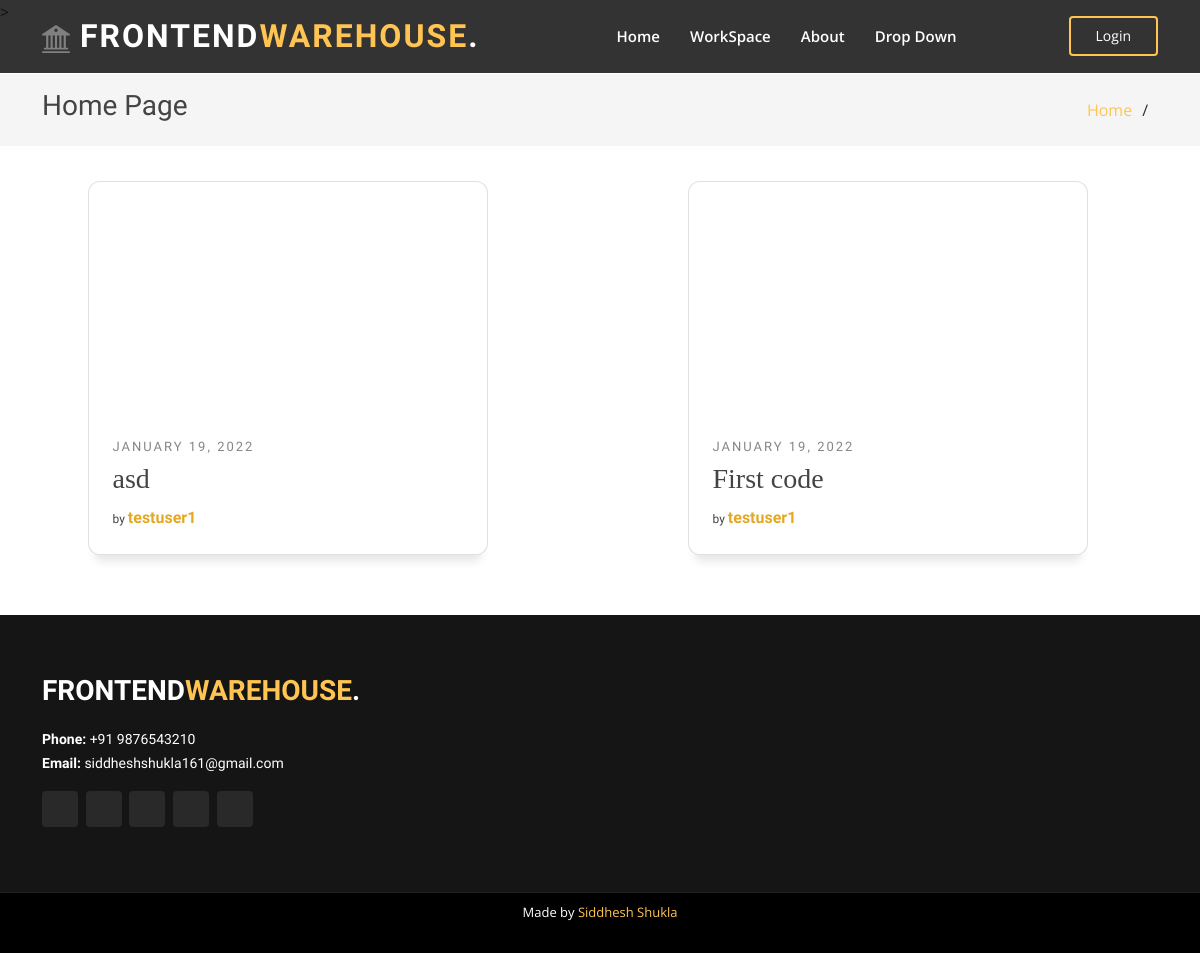
The app's page /, older data.
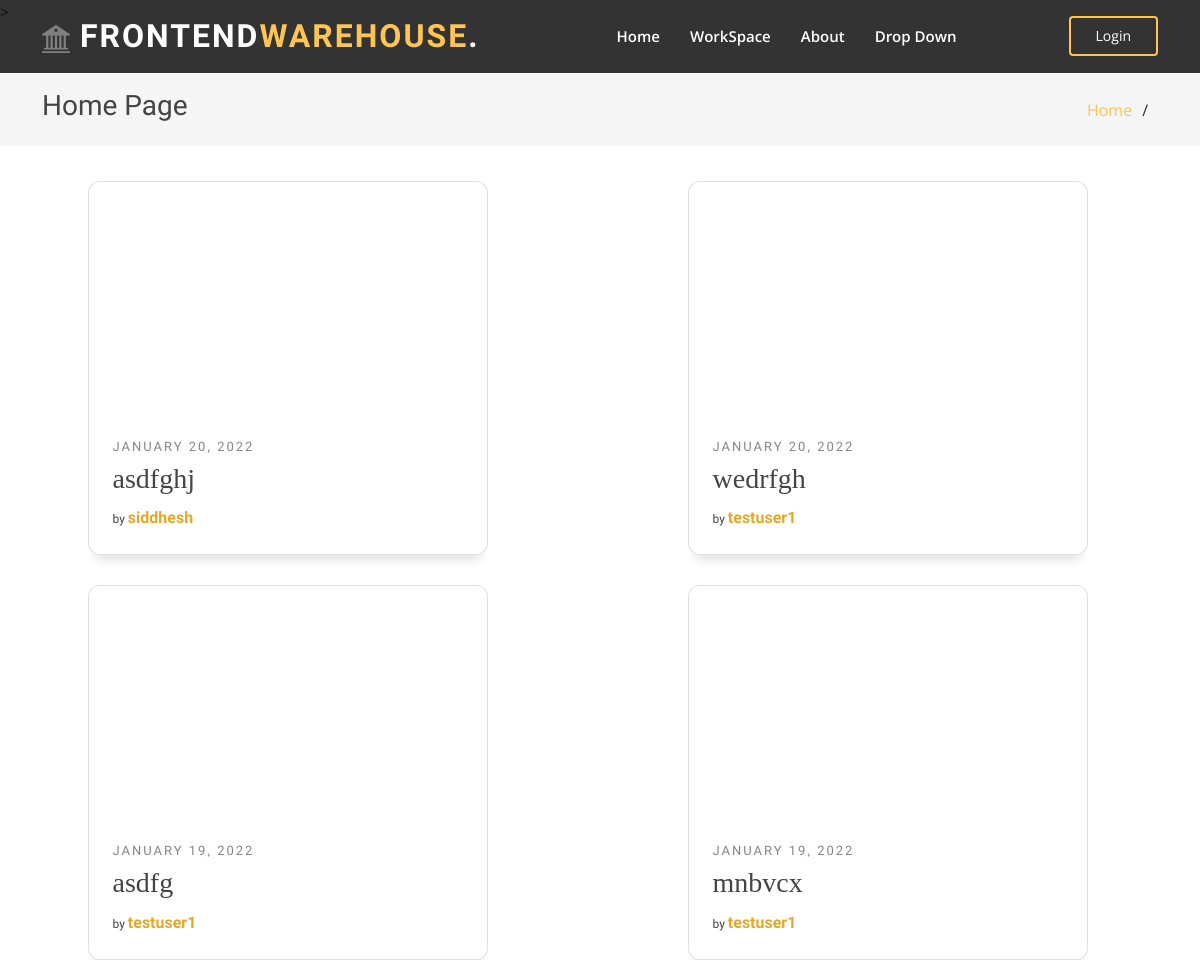
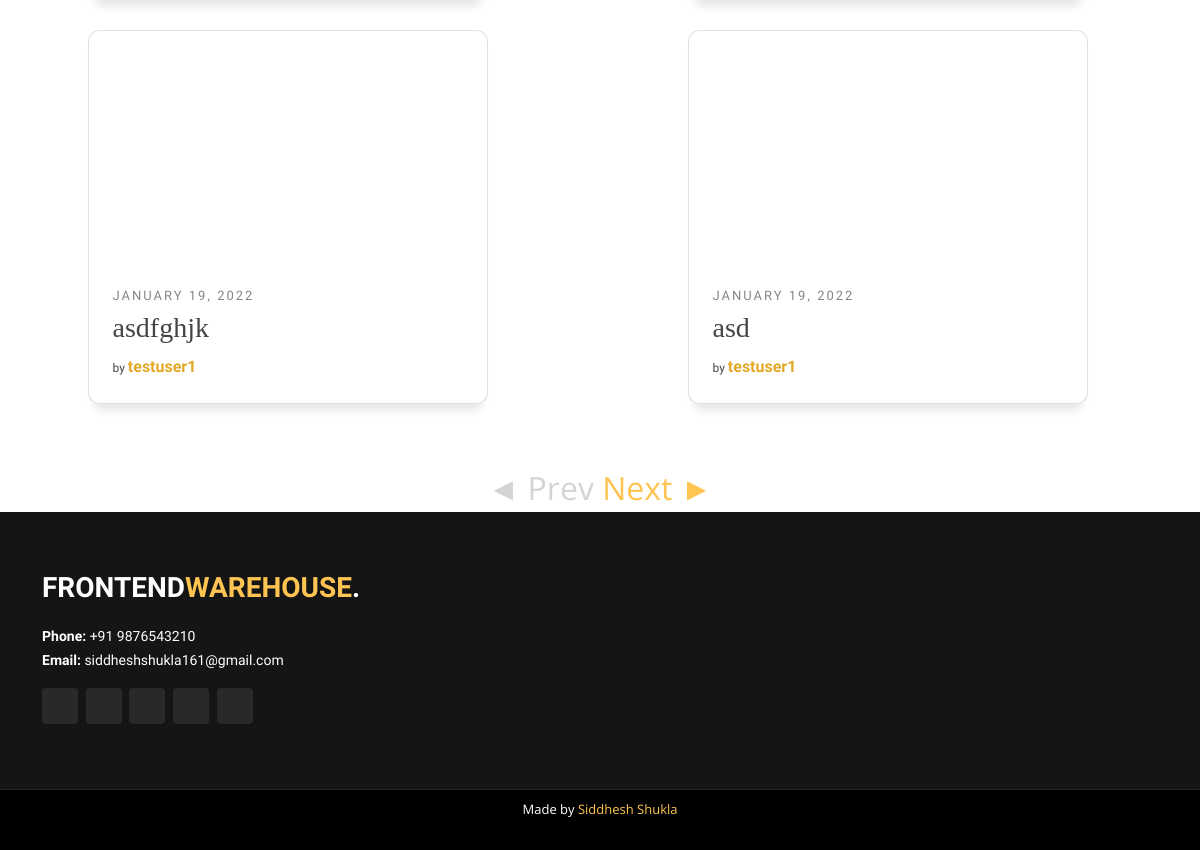
The same page, newer data (2 pictures, top to bottom).
### main/models.py (models this page shows, shortened)
class Post(models.Model):
    title = models.CharField(max_length=100)
    html = models.TextField()
    css = models.TextField()
    date_posted = models.DateTimeField(default=timezone.now)
    author = models.ForeignKey(User, on_delete=models.CASCADE)
    image = models.ImageField(default='default.png', upload_to='post_pics')

### main/views.py (the view)
# urls.py: path('', PostListView.as_view(), name='home'),
class PostListView(ListView):
    model = Post
    template_name = 'main/index.html'
    context_object_name = 'posts'
    ordering = ['-date_posted']
    paginate_by = 6

### main/templates/main/index.html (shortened to what this page needs)
{% extends "main/base.html" %} {% block content_1 %}
      <section class="breadcrumbs">
        <div class="container">
          <div class="d-flex justify-content-between align-items-center">
            <h2>Home Page</h2>
            <ol>
              <li><a href="{% url 'home' %}">Home</a></li>
              <li></li>
            </ol>
          </div>
        </div>
      </section>
<section class="cards">
  {% for post in posts %}
  <article
    class="card card--1"
    styles="background:url('media/{{ post.image }}');"
  >
    <a href="#" class="card_link">
      <div
        class="card_img--hover"
        styles="background-image:url('media/{{ post.image }}');"
      ></div>
    </a>
    <div class="card_info">
      <span class="card_category"> {{ post.date_posted|date:"F d, Y" }}</span>
      <h3 class="card_title">{{post.title}}</h3>
      <span class="card_by">
        by
        <a href="#" class="card_author" title="author">{{ post.author }}</a>
      </span>
    </div>
  </article>
  {% endfor %}
</section>
{% if is_paginated %}
<div style="width: 100%; text-align: center; font-size: 2rem; font-weight: 400">
  {% if page_obj.has_previous %}
  <a href="?page={{ page_obj.prev_page_number }}">◄ Prev</a>
  {% else %}
  <a href="#" style="color: rgb(212, 212, 212)">◄ Prev</a>
  {% endif %}
  {% if page_obj.has_next %}
  <a href="?page={{ page_obj.next_page_number }}">Next ►</a>
  {% else %}
  <a href="#" style="color: rgb(212, 212, 212)">Next ►</a>
  {% endif %}
</div>
{% endif %} {% endblock content_1 %}

### main/templates/main/base.html (shortened to what this page needs)
{% load static %}
<!DOCTYPE html>
<html lang="en">
  <head>
    <link
      rel="stylesheet"
      href="https://maxcdn.bootstrapcdn.com/bootstrap/4.0.0/css/bootstrap.min.css"
    />
    <link href="{% static 'main/bootstrap.min.css' %}" rel="stylesheet" />
    <link href="{% static 'main/styles.css' %}" rel="stylesheet" />
    <link rel="stylesheet" href="{% static 'main/cardStyles.css' %}" />
  </head>
  <body>
    <header id="header" class="fixed-top header-inner-pages">
      <div
        class="container d-flex align-items-center justify-content-lg-between"
      >
        <h1 class="logo me-auto me-lg-0">
          <a href="{% url 'home' %}">Frontend<span>Warehouse</span>.</a>
        </h1>
        <nav id="navbar" class="navbar order-last order-lg-0">
          <ul>
            <li>
              <a class="nav-link scrollto" href="{% url 'home' %}">Home</a>
            </li>
            <li>
              <a class="nav-link scrollto" href="{% url 'workspace' %}"
                >WorkSpace</a
              >
            </li>
            <li><a class="nav-link scrollto" href="#">About</a></li>
            <li class="dropdown">
              <a href="#"
                ><span>Drop Down</span> </a>
            </li>
          </ul>
        </nav>
        {% if user.is_authenticated %}
        <a href="{% url 'profile' %}" class="get-started-btn scrollto"
          >Profile</a
        >
        {% else %}
        <a href="{% url 'signup-signin' %}" class="get-started-btn scrollto"
          >Login</a
        >
        {% endif %}
      </div>
    </header>
    <main id="main">
      {% block content_1 %} {% endblock %}
    </main>
    <footer id="footer">
      <div class="footer-top">
        <div class="container">
          <div class="row">
            <div class="col-lg-3 col-md-6">
              <div class="footer-info">
                <h3>Frontend<span>Warehouse</span>.</h3>
                <p>
                  <strong>Phone:</strong> +91 9876543210<br />
                  <strong>Email:</strong> siddheshshukla161@gmail.com<br />
                </p>
                <div class="social-links mt-3">
                  <a
                    href="https://www.facebook.com/siddhesh.shukla.505/"
                    class="facebook"
                    ></a>
                  <a
                    href="https://www.instagram.com/siddhesh_shukla_/"
                    class="instagram"
                    ></a>
                  <a href="#" class="twitter"></a>
                  <a
                    href="https://www.linkedin.com/in/siddhesh-shukla-a63824212/"
                    class="linkedin"
                    ></a>
                  <a href="https://github.com/Siddhesh-Shukla" class="linkedin">
                  </a>
                </div>
              </div>
            </div>
          </div>
        </div>
      </div>
      <div class="container">
        <div class="credits">
          Made by
          <a href="https://github.com/Siddhesh-Shukla">Siddhesh Shukla</a>
        </div>
      </div>
    </footer>
  </body>
</html>

### main/static/main/styles.css (style rules this page uses)
body { font-family: "Open Sans", sans-serif; color: #444444; }
a { color: #ffc451; text-decoration: none; }
h1, h2, h3, h4, h5, h6 { font-family: "Raleway", sans-serif; }
#header { transition: all 0.5s; z-index: 997; padding: 15px 0; }
#header.header-scrolled, #header.header-inner-pages { background: rgba(0, 0, 0, 0.8); }
#header .logo { font-size: 32px; margin: 0; padding: 0; line-height: 1; font-weight: 700; letter-spacing: 2px; text-transform: uppercase; }
#header .logo a { color: #fff; }
#header .logo a span { color: #ffc451; }
.get-started-btn { color: #fff; border-radius: 4px; padding: 7px 25px 8px 25px; white-space: nowrap; transition: 0.3s; font-size: 14px; display: inline-block; border: 2px solid #ffc451; }
.navbar { padding: 0; }
.navbar ul { margin: 0; padding: 0; display: flex; list-style: none; align-items: center; }
.navbar li { position: relative; }
.navbar a, .navbar a:focus { display: flex; align-items: center; justify-content: space-between; padding: 10px 0 10px 30px; font-size: 15px; font-weight: 600; color: #fff; white-space: nowrap; transition: 0.3s; }
section { padding: 60px 0; overflow: hidden; }
.breadcrumbs { padding: 15px 0; background: whitesmoke; min-height: 40px; margin-top: 50px; }
.breadcrumbs h2 { font-size: 28px; font-weight: 400; }
.breadcrumbs ol { display: flex; flex-wrap: wrap; list-style: none; padding: 0; margin: 0; }
.breadcrumbs ol li + li { padding-left: 10px; }
.breadcrumbs ol li + li::before { display: inline-block; padding-right: 10px; color: #2f2f2f; content: "/"; }
#footer { background: black; padding: 0 0 30px 0; color: #fff; font-size: 14px; }
#footer .footer-top { background: #151515; border-bottom: 1px solid #222222; padding: 60px 0 30px 0; }
#footer .footer-top .footer-info { margin-bottom: 30px; }
#footer .footer-top .footer-info h3 { font-size: 28px; margin: 0 0 20px 0; padding: 2px 0 2px 0; line-height: 1; font-weight: 700; text-transform: uppercase; }
#footer .footer-top .footer-info h3 span { color: #ffc451; }
#footer .footer-top .footer-info p { font-size: 14px; line-height: 24px; margin-bottom: 0; font-family: "Raleway", sans-serif; color: #fff; }
#footer .footer-top .social-links a { font-size: 18px; display: inline-block; background: #292929; color: #fff; line-height: 1; padding: 8px 0; margin-right: 4px; border-radius: 4px; text-align: center; width: 36px; height: 36px; transition: 0.3s; }
#footer .credits { padding-top: 10px; text-align: center; font-size: 13px; color: #fff; }

### main/static/main/cardStyles.css (style rules this page uses)
.cards { width: 100%; display: flex; justify-content: space-around; flex-wrap: wrap; margin-top: -55px; }
.cards > * { margin-top: 30px; }
.card--1 .card_img, .card--1 .card_img--hover { background-image: url("https://cdn.pixabay.com/photo/2015/05/19/07/44/browser-773215_640.png"); }
.card_img--hover { transition: 0.2s all ease-out; background-size: cover; background-position: center; background-repeat: no-repeat; width: 100%; position: absolute; height: 235px; border-top-left-radius: 12px; border-top-right-radius: 12px; top: 0; }
.card { margin-right: 25px; transition: all 0.4s cubic-bezier(0.175, 0.885, 0, 1); background-color: #fff; width: 400px; position: relative; border-radius: 12px; overflow: hidden; box-shadow: 0px 13px 10px -7px rgba(0, 0, 0, 0.1); }
.card_info { z-index: 2; background-color: #fff; border-bottom-left-radius: 12px; border-bottom-right-radius: 12px; padding: 16px 24px 24px 24px; }
.card_category { font-family: "Raleway", sans-serif; text-transform: uppercase; font-size: 13px; letter-spacing: 2px; font-weight: 500; color: #868686; }
.card_title { margin-top: 5px; margin-bottom: 10px; font-family: "Roboto Slab", serif; }
.card_by { font-size: 12px; font-family: "Raleway", sans-serif; font-weight: 500; }
.card_author { font-weight: 600; font-size: medium; text-decoration: none; color: #e4a826; }

Row changes from the older to the newer data that the page shows:
no longer on this page (row unchanged): Post: date_posted "JANUARY 19, 2022", title "First code", author "testuser1"
added Post: date_posted "JANUARY 20, 2022", title "asdfghj", author "siddhesh"
added Post: date_posted "JANUARY 20, 2022", title "wedrfgh", author "testuser1"
added Post: date_posted "JANUARY 19, 2022", title "asdfg", author "testuser1"
added Post: date_posted "JANUARY 19, 2022", title "mnbvcx", author "testuser1"
added Post: date_posted "JANUARY 19, 2022", title "asdfghjk", author "testuser1"
Text that changed along with them:
text now shown: "◄ Prev Next ►"
